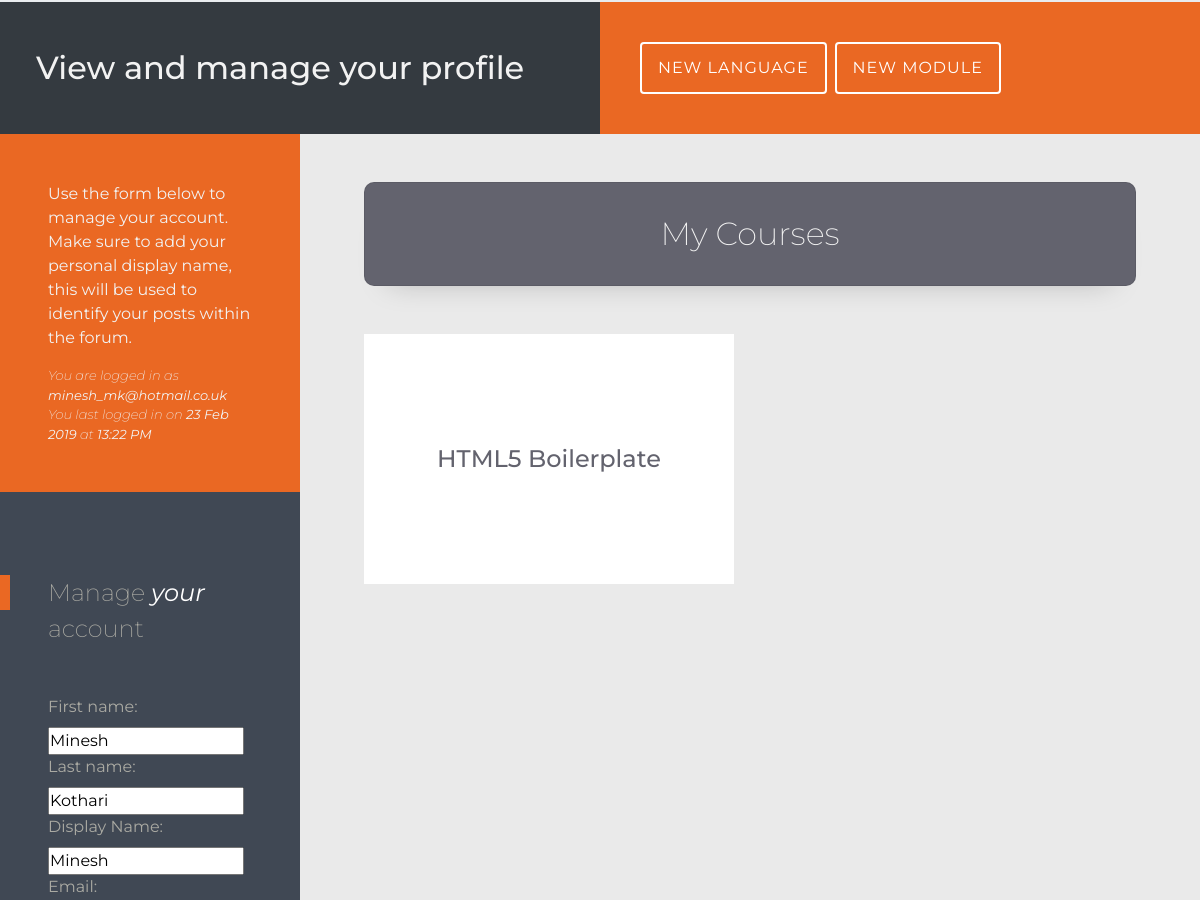
The page /account/profile/ (signed in, middle part) on the database as committed earlier.
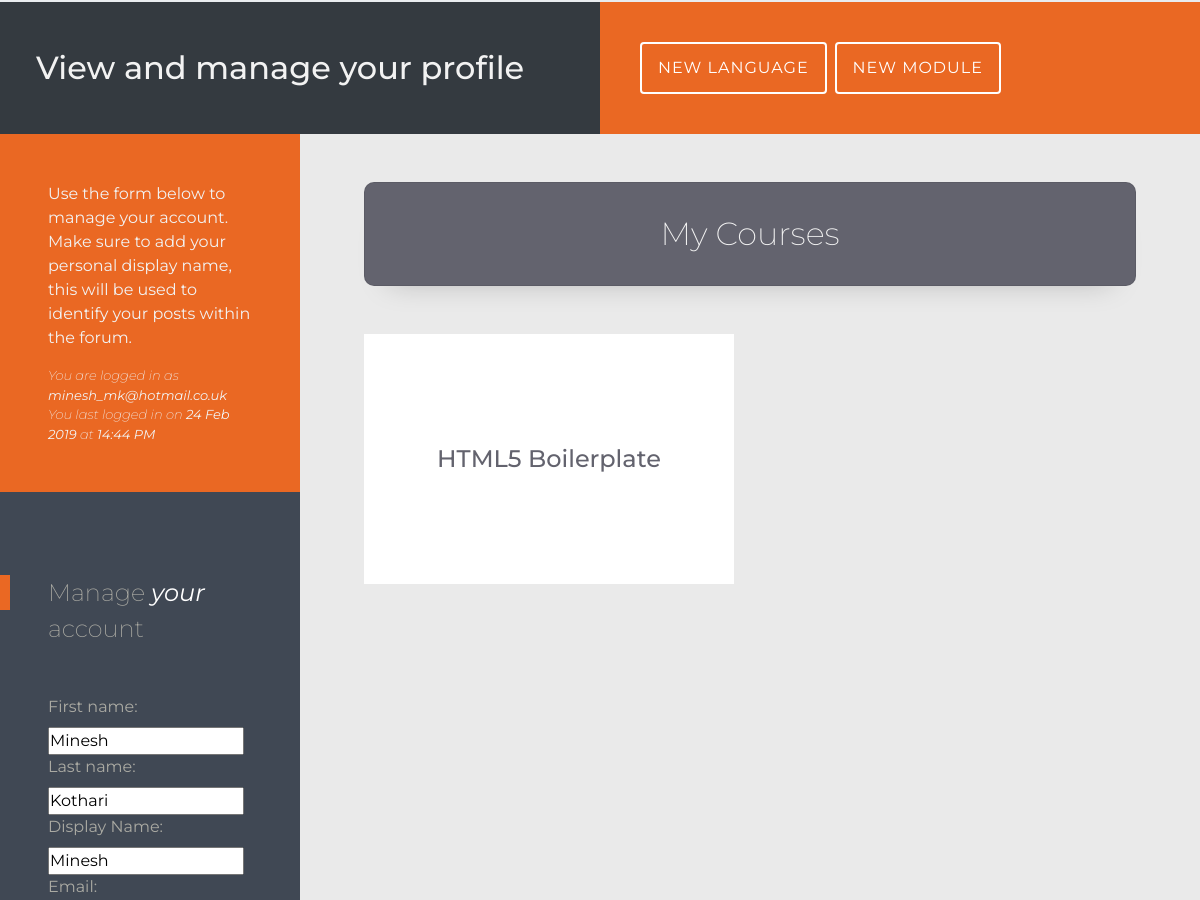
The same page on the database as committed later.
### accounts/models.py (models this page shows)
class User(AbstractUser):
    display_name = models.CharField(max_length=40, default='Anonymous')
    stripe_id = models.CharField(max_length=40, default='')
    objects = AccountUserManager()

### courses/models.py (models this page shows, shortened)
class Module(models.Model):
    title = models.CharField(max_length=255)
    language = models.ForeignKey(Language, related_name='modules')
    description = HTMLField(blank=True)
    price = models.DecimalField(max_digits=6, decimal_places=2)
    content = HTMLField(blank=True)
    created_at = models.DateTimeField(default=timezone.now)
    release_date = models.DateTimeField(blank=True, null=True)
    enrolled_users = models.ManyToManyField(User)

### accounts/views.py (the view)
@login_required(login_url='/account/login/')
def profile(request):
    if request.method == 'POST':
        form = UserAccountForm(request.POST, instance=request.user)
        if form.is_valid():
            form.save()
            messages.success(request, "Your details have been updated")
            return redirect(reverse('profile'))
        else:
            messages.error(request, "We've been unable to update your details")
    else:
        form = UserAccountForm(instance=request.user)
    args = {
        'form': form,
        'my_courses': request.user.module_set.all()
    }
    args.update(csrf(request))
    return render(request, 'accounts/profile.html', args)

### accounts/forms.py
class UserAccountForm(forms.ModelForm):
    display_name = forms.CharField(label='Display Name', max_length=16)
    email = forms.EmailField(required=True)
    class Meta:
        model = User
        fields = [
            'first_name',
            'last_name',
            'display_name',
            'email',
        ]
        exclude = ['username']

### cart/contexts.py (called while the page is built)
def cart_contents(request):
    cart = request.session.get('cart', {})
    cart_items = set()
    total = 0
    for module_id in cart.keys():
        module = get_object_or_404(Module, pk=module_id)
        total += module.price
        cart_items.add(module)
    return {'cart_items': cart_items, 'total': total}

### accounts/templates/accounts/profile.html (shortened to what this page needs)
{% extends "accounts/account.html" %}
{% load bootstrap_tags %}
{% block accounts_subtitle %}
<h2>View and manage your profile</h2>
{% endblock %}
{% block account %}
<section class="profile-section account-section">
    <div class="row no-gutters">
        <div class="col-12 col-md-6 col-xl-3 manage-account-form">
            <div class="profile-section--info text-center text-md-left">
                <div class="profile-disclaimer">
                    <p class="mb-0">
                        Use the form below to manage your account. Make sure to add your personal display name,
                        this will be used to identify your posts within the forum.
                    </p>
                </div>
                <div class="user-details--accounts">
                    <p class="mb-0">You are logged in as <strong>{{ user.email }}</strong></p>
                    <p class="mb-0">You last logged in on <strong>{{ user.last_login|date:"d M Y" }}</strong> at <strong>{{ user.last_login|time:"H:i A" }}</strong></p>
                </div>
            </div>
            <div class="form-container manage-form-container">
                <form role="form" method="post" action="{% url 'profile' %}">
                    <legend> Manage <span>your</span> account</legend>
                    {{ form | as_bootstrap }}
                </form>
            </div>
        </div>
        <div class="col-12 col-md-6 col-xl-9 my-courses--accounts">
            <h3 class="my-courses--title">My Courses</h3>
            <div class="row no-gutters">
                {% for module in my_courses %}
                <div class="mk--module-item-container col-12 col-xl-6">
                    <div class="mk--module-item d-flex flex-column align-items-center justify-content-center">
                        <h4 class="module-item--title text-center">{{ module.title }}</h4>
                    </div>
                </div>
                {% endfor %}
            </div>
        </div>
    </div>
</section>
{% endblock %}

### accounts/templates/accounts/account.html (shortened to what this page needs)
{% extends "home/base.html" %}
{% load staticfiles %}
{% block head_css %}
    <link rel="stylesheet" href="{% static "css/pages/account.css" %}">
{% endblock %}
{% block body %}
<section class="sub-hero">
    <div class="row no-gutters">
        <div class="col col-12 col-md-6 d-flex align-items-center">
            {% block accounts_subtitle %}{% endblock %}
        </div>
        {% if user.is_authenticated and user.is_staff %}
        <div class="col col-12 col-md-6 admin-panel admin-panel--accounts d-flex flex-wrap align-items-center">
            <a class="btn btn-transparent btn-admin-panel" href="{% url 'new_language' %}">New language</a>
            <a class="btn btn-transparent btn-admin-panel" href="{% url 'new_module' %}">New module</a>
        </div>
        {% endif %}
    </div>
</section>
{% block account %}
{% endblock %}
{% endblock %}

### home/templates/home/base.html (shortened to what this page needs)
{% load staticfiles %}
<!DOCTYPE html>
<html lang="en">
<head>
    <link rel="stylesheet" href="{% static 'css/style.css' %}">
    <link rel="stylesheet" href="https://use.fontawesome.com/releases/v5.3.1/css/all.css">
    {% block head_css %}{% endblock %}
</head>
<body>
   <main class="page-content">
       {% block body %}
       {% endblock %}
   </main>
</body>
</html>

### accounts/static/css/pages/account.css (style rules this page uses)
.account-section { background: #eaeaea; }
.user-details--accounts { font-size: 13px; font-style: italic; color: #f2f2f2; font-weight: 200; }
.manage-account-form { background: #404854; }
.profile-section--info { padding: 3em; background: #ea6823; color: #f2f2f2; }
.profile-disclaimer { margin-bottom: 1em; }
.form-container { padding: 3em; max-width: 500px; margin: auto; background-color: #404854; color: #aaaaa3; -webkit-box-shadow: 0 17px 25px rgba(0, 0, 0, 0.13); box-shadow: 0 17px 25px rgba(0, 0, 0, 0.13); }
.form-container legend { margin-bottom: 2em; font-weight: 200; }
.form-container legend::before { content: ''; display: block; position: relative; height: 35px; width: 10px; background: #ea6823; top: 35px; left: -48px; }
.form-container legend span { font-style: italic; font-weight: 400; color: #FFFFFF; }
.manage-form-container { max-width: none; -webkit-box-shadow: none; box-shadow: none; position: -webkit-sticky; position: sticky; top: 0; }
.my-courses--accounts { padding: 8% 4% !important; }
.my-courses--title { background: #63636E; color: #f2f2f2; font-size: 2rem; font-weight: 200; text-align: center; padding: 1em; border-radius: 10px; border: 0.5px solid rgba(0, 0, 0, 0.08); -webkit-box-shadow: 0 20px 30px -25px rgba(0, 0, 0, 0.25); box-shadow: 0 20px 30px -25px rgba(0, 0, 0, 0.25); margin-bottom: 1em; }
@media (min-width: 1200px) { .my-courses--title { margin: 0 .5em 1em; } }
.mk--module-item-container { padding: 0 0 1em 0; }
.mk--module-item { padding: 8%; background: #ffffff; color: #63636E; }
.module-item--title { padding-bottom: 1em; }
@media (min-width: 1200px) { .my-courses--accounts { padding: 4% !important; } }
@media (min-width: 1200px) { .mk--module-item-container { padding: 1em !important; } }
@media (min-width: 1200px) { .mk--module-item { position: relative; height: 100%; min-height: 250px; overflow: hidden; } }
@media (min-width: 1200px) { .module-item--title { padding-bottom: 0; margin-bottom: 0; -webkit-transition: all 1.25s ease-in-out; -o-transition: all 1.25s ease-in-out; transition: all 1.25s ease-in-out; } }

Rows that differ between the two databases and show on the page:
changed User "minesh_mk@hotmail.co.uk": last_login "23 Feb 2019" → "24 Feb 2019"; last_login "13:22 PM" → "14:44 PM"
